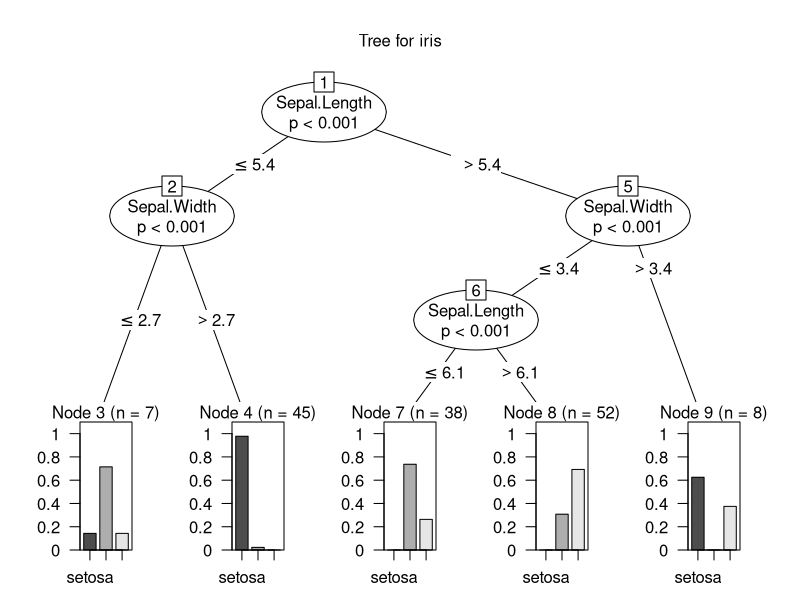

R code for this plot:
data("iris")
str(iris)
indexes=sample(150,110)
iris_train=iris[indexes,]
iris_test=iris[-indexes,]
iris_train_label=iris[indexes,5]
iris_test_label=iris[-indexes,5]
target=Species ~ Sepal.Length+ Sepal.Width
library(party)
tree=ctree(target,data=iris)
plot(tree,main="Tree for iris")
cm=table(predict(tree),iris$Species)
cm
tab1=cm
error=1-(sum(diag(tab1))/sum(tab1))
accuracy=sum(diag(tab1))/sum(tab1)
accuracy
precision=tab1[1]/(tab1[1]+tab1[2])
recall=tab1[1]/(tab1[1]+tab1[3])
f1=(2*precision*recall)/(precision+recall)
f1
